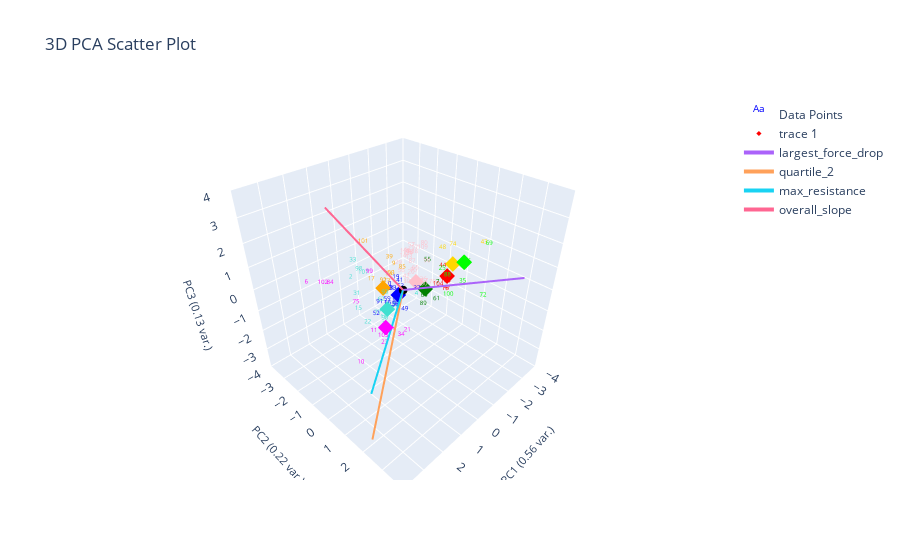

This figure's notebook cell:
### Markdown cell above
### Plot Un-corrected Labeling

### Code cell
plotting.plot_clusters_seperately(pseudo_labeled_data[f'pseudo_{ylabel_name}_nums'],
                                  curve_data, ylabel_name, cluster_category_names=list(ylabel_to_cluster_num.keys()),
                                  pseudo_corrections=marions_labeled_data)
plotting.plot_pca(pseudo_labeled_data, pseudo_labeled_data[f'pseudo_{ylabel_name}_nums'], graph_title="Clustering Un-corrected Pseudo Labeled Data", num_pc=3, ylabel_name=ylabel_name, centroids=label_centroids)

### Figure 1 — Plotly figure (JSON) as saved in the notebook; plotly's stock layout.template omitted (floating-point values rounded to 4 significant figures)
{"data": [{"mode": "text", "name": "Data Points", "text": ["0", "1", "2", "3", "4", "5", "6", "7", "8", "9", "10", "11", "12", "13", "14", "15", "16", "17", "18", "19", "20", "21", "22", "23", "24", "25", "26", "27", "28", "29", "30", "31", "32", "33", "34", "35", "36", "37", "38", "39", "40", "41", "42", "43", "44", "45", "46", "47", "48", "49", "50", "51", "52", "53", "54", "55", "56", "57", "58", "59", "60", "61", "62", "63", "64", "65", "66", "67", "68", "69", "70", "71", "72", "73", "74", "75", "76", "77", "78", "79", "80", "81", "82", "83", "84", "85", "86", "87", "88", "89", "90", "91", "92", "93", "94", "95", "96", "97", "98", "99", "100", "101", "102", "103", "104", "105", "106", "107", "108", "109"], "textfont": {"color": ["blue", "turquoise", "turquoise", "blue", "turquoise", "pink", "magenta", "green", "blue", "orange", "magenta", "magenta", "pink", "pink", "pink", "turquoise", "turquoise", "orange", "red", "blue", "pink", "magenta", "turquoise", "magenta", "pink", "lime", "blue", "pink", "blue", "pink", "pink", "turquoise", "turquoise", "turquoise", "magenta", "lime", "pink", "blue", "pink", "orange", "blue", "blue", "pink", "gold", "red", "blue", "turquoise", "red", "gold", "blue", "turquoise", "magenta", "blue", "blue", "orange", "green", "pink", "pink", "blue", "blue", "pink", "green", "turquoise", "orange", "green", "pink", "blue", "pink", "magenta", "lime", "pink", "lime", "lime", "orange", "gold", "magenta", "lime", "turquoise", "pink", "pink", "pink", "blue", "blue", "blue", "magenta", "orange", "lime", "pink", "lime", "green", "pink", "blue", "orange", "turquoise", "blue", "pink", "pink", "pink", "turquoise", "magenta", "lime", "orange", "magenta", "magenta", "red", "red", "magenta", "turquoise", "pink", "pink"], "size": 6}, "type": "scatter3d", "x": [0.1069, 1.307, 1.882, 0.08855, 0.1008, -0.6943, 3.87, -1.034, 0.4724, -0.4262, 2.762, 1.729, -0.3949, -1.295, -1.42, 2.074, 1.085, 1.094, -0.9038, -0.4543, -0.5015, 1.804, 1.823, 1.687, -1.783, -0.4885, 0.0483, -0.4145, 0.02365, -0.7049, -0.4225, 1.924, 0.4827, 1.499, 1.618, -1.089, -0.7688, -0.2397, -1.963, -0.2933, 0.1374, -0.3212, -0.3019, -3.082, -1.314, 0.1456, 0.9788, -0.8244, -2.432, 0.5851, 1.229, 1.276, 1.129, -0.3161, -0.01291, -1.77, -0.5497, -2.218, 0.4914, 0.4707, -0.407, -0.3469, 1.051, -0.1375, -0.5366, -1.339, 0.6556, -0.5769, 4.05, -2.959, -0.5886, -1.428, -0.7535, 0.3433, -2.591, 1.989, -1.665, 1.377, -1.778, -1.57, -2.445, 0.1057, 0.6571, 0.1911, 2.927, -0.5929, -1.864, -1.497, -1.073, -0.04769, -1.698, 0.7771, 0.4929, 0.9513, 0.4256, -1.23, -1.731, -2.042, 1.327, 1.722, 0.07606, 0.7614, 3.255, 1.86, -0.686, -0.7266, 4.537, 1.151, -1.634, -2.227], "y": [-0.6298, 0.2749, -0.7333, -0.2756, 0.7944, -0.01294, -0.3933, 0.8306, -0.009526, -0.9477, 0.6396, 0.1925, 0.4979, -0.9567, -1.409, -0.1692, 0.05834, -0.5477, 1.333, -0.8494, -0.06852, 1.978, -0.002634, 0.7371, -1.411, 1.458, 0.008778, 0.2586, 0.06869, -0.9685, -0.2294, -0.4291, 0.07809, -1.037, 1.527, 1.947, 0.3321, 0.4983, -1.277, -1.049, -0.6626, -0.5362, -0.1365, 1.344, 0.8022, -0.01286, -0.04236, 1.456, -0.1739, 0.6712, 0.2719, 0.6758, -0.3115, -0.4576, -0.7809, -0.3738, -0.6513, -1.714, 0.0766, -0.3951, 0.7003, 1.369, -0.09368, -0.792, 0.6089, -0.6324, -0.1525, 0.577, 0.1276, 1.665, 0.9449, 1.714, 3.089, -0.5348, 0.2207, -0.3941, 1.513, 0.0622, -1.382, -1.388, -1.187, -0.5771, -0.007015, -0.3523, -0.4909, -0.6358, 1.521, -0.9787, 1.249, 1.012, -0.34, -0.5163, -0.5763, 0.01131, 0.06975, -0.618, -1.45, -1.35, -0.9446, 0.1143, 2.253, -1.328, -0.4159, 0.8676, 1.154, 1.461, -0.8462, -0.9081, -1.498, -1.07], "z": [-0.3217, -1.092, 0.8114, -0.4891, -0.04487, -0.2108, 1.757, -0.06899, -0.6168, 0.2196, -1.781, -1.206, 0.1211, 0.1148, -0.06085, -0.1794, -1.021, 0.434, -0.06642, -0.3913, 0.2022, -0.02612, -0.8546, -1.47, -0.101, 1.096, -0.4017, -0.1758, -0.3249, 0.1301, -0.28, 0.2715, -0.7751, 1.211, -0.6311, 0.4924, -0.06998, -0.139, -0.03722, 0.5477, -0.5293, -0.3256, 0.06793, 1.041, 0.5325, -0.3413, -0.8067, 0.09092, 0.4368, -0.5642, -0.8624, -1.137, -1.039, -0.5625, 0.01858, 0.05406, -0.02932, 0.001082, -0.7294, -0.746, 0.08153, -0.2207, -0.2888, -0.006126, -0.5709, -0.2569, -0.698, 0.07507, 0.6598, 1.166, 0.2023, 0.8667, 0.644, -0.02338, 0.6881, -0.05514, 0.7491, -0.6334, -0.0221, 0.009237, 0.2127, -0.5233, -0.8509, -0.3494, 1.216, 0.126, 0.789, -0.1742, 0.434, -0.4761, 0.05313, -0.7736, 0.05466, 0.04478, -0.7669, -0.2994, 0.04439, 0.09518, 0.7953, 1.372, 0.6741, 1.556, 1.418, -0.9399, 0.1623, 0.4409, 3.389, 0.5832, 0.03448, 0.1501]}, {"marker": {"color": ["red", "gold", "blue", "green", "pink", "turquoise", "orange", "lime", "magenta"], "size": 4, "symbol": "diamond"}, "mode": "markers", "type": "scatter3d", "x": [-1.494, -1.93, -0.008318, -0.8729, -0.8532, 1.015, 0.4929, -1.785, 1.868], "y": [0.8758, 0.7699, -0.2696, 0.3358, -0.1471, 0.1978, -0.5763, 1.401, 1.025], "z": [0.3497, 0.6517, -0.3696, -0.2115, -0.09603, -0.2438, 0.05466, 1.068, -0.1257]}, {"marker": {"color": "black", "size": 3}, "mode": "markers", "name": "Origin", "showlegend": false, "type": "scatter3d", "x": [0], "y": [0], "z": [0]}, {"line": {"width": 4}, "mode": "lines+text", "name": "largest_force_drop", "textposition": "top center", "type": "scatter3d", "x": [0, -2.429], "y": [0, 6.017], "z": [0, 2.519]}, {"line": {"width": 4}, "mode": "lines+text", "name": "quartile_2", "textposition": "top center", "type": "scatter3d", "x": [0, 3.797], "y": [0, 2.324], "z": [0, -3.177]}, {"line": {"width": 4}, "mode": "lines+text", "name": "max_resistance", "textposition": "top center", "type": "scatter3d", "x": [0, 3.878], "y": [0, 2.504], "z": [0, -0.705]}, {"line": {"width": 4}, "mode": "lines+text", "name": "overall_slope", "textposition": "top center", "type": "scatter3d", "x": [0, 3.694], "y": [0, -1.061], "z": [0, 5.662]}], "layout": {"autosize": true, "scene": {"aspectmode": "cube", "xaxis": {"range": [-4, 4], "title": {"font": {"size": 11}, "text": "PC1 (0.56 var.)"}}, "yaxis": {"range": [-4, 4], "title": {"font": {"size": 11}, "text": "PC2 (0.22 var.)"}}, "zaxis": {"range": [-4, 4], "title": {"font": {"size": 11}, "text": "PC3 (0.13 var.)"}}}, "title": {"text": "3D PCA Scatter Plot"}}}
